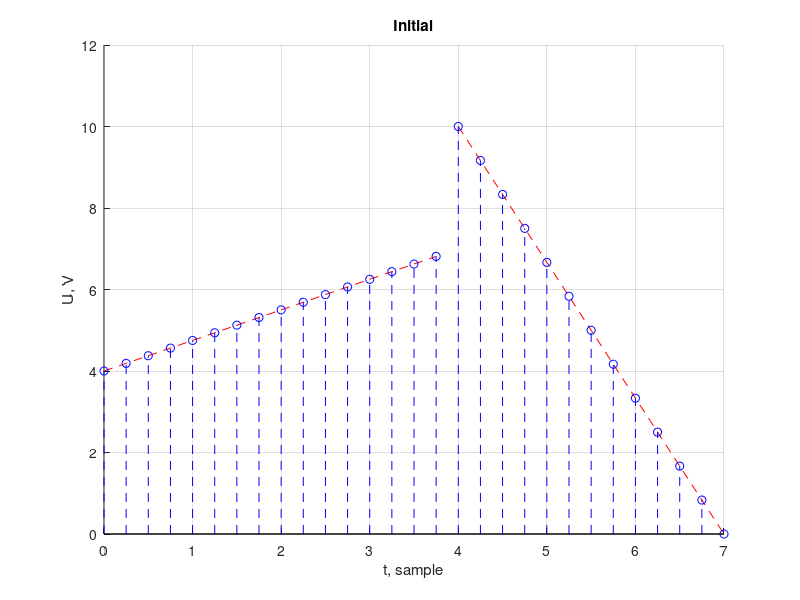
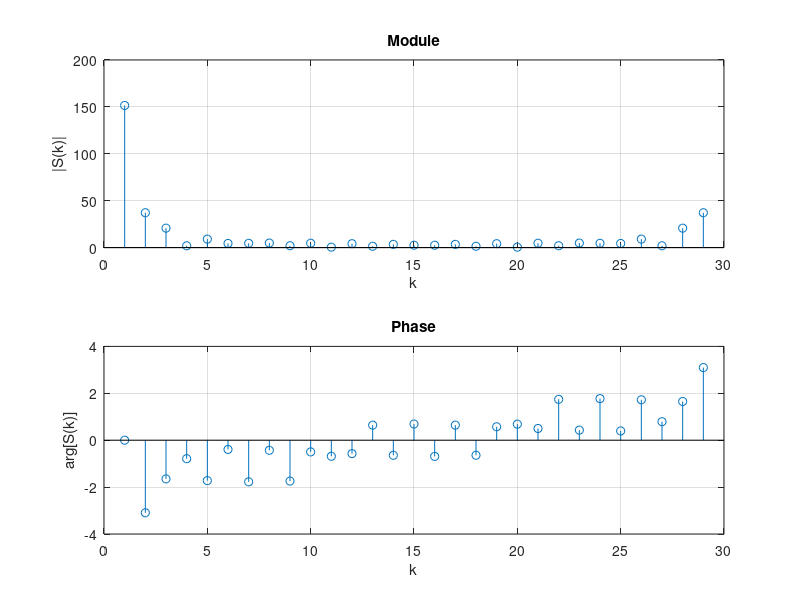

Recreate these plots in MATLAB, in order. (Note: this script raises an error after producing the figures.)
% --- DATA (v. 9) ---

U1 = 4; U2 = 7; U3 = 10; U4 = 0;
T1 = 4; T2 = 7;
Fa = 4;
Ta = 1 / Fa;

k1 = (U2 - U1) / (T1 - 0);
b1 = U1 - k1 * 0;
k2 = (U4 - U3) / (T2 - T1);
b2 = U3 - k2 * T1;

ti1 = 0 : Ta : T1 - Ta;
ti2 = T1 : Ta : T2;
fi1 = k1 * ti1 + b1;
fi2 = k2 * ti2 + b2;

t1 = 0 : Ta : T1 - Ta;
t2 = T1 : Ta : T2;
t = [t1 t2];
f1 = k1 * t1 + b1;
f2 = k2 * t2 + b2;
U = [f1 f2];

figure;
hold on;
grid on;
plot(t1, fi1, 'r--');
plot(ti2, fi2, 'r--');
stem(t, U, 'b--');
title('Initial');
xlabel('t, sample');
ylabel('U, V');

% --- 2. FFT (Fast Fourier Transform) ---

S = fft(U);

figure
subplot(2, 1, 1);
stem(abs(S));
title('Module');
xlabel('k');
ylabel('|S(k)|');
grid on;
subplot(2, 1, 2);
stem(angle(S));
title('Phase');
xlabel('k');
ylabel('arg[S(k)]');
grid on;

% --- 3. Spectre width ---

E0 = sum(U.^2);

function [Ur, Nmax] = signal_reconstruct(U, S, E0, threshold)
    Nmax = 0;
    while true
        Sf = S; % Spectere filtered
        Sf(Nmax+2 : end-Nmax) = 0;
        Ur = ifft(Sf, 'symmetric'); % Signal recovered
        Er = sum(Ur.^2);
        if Er / E0 >= threshold
           break
        end
        Nmax = Nmax + 1;
    end
end

[Ur90, Nmax90] = signal_reconstruct(U, S, E0, 0.9);
[Ur99, Nmax99] = signal_reconstruct(U, S, E0, 0.99);

figure;
grid on;
subplot(2, 1, 1);
stem(U, 'b');
legend('Initial');
subplot(2, 1, 2);
hold on;
stem(Ur90, 'r', 'Marker', 'x');
stem(Ur99, 'r', 'LineStyle', 'none', 'Marker', 'o');
hold off;
legend('Er / E0 >= 90%', 'Er / E0 >= 99%');
legend show;
xlabel('t, sample');
ylabel('U, V');

% --- 4. Padding with zeroes ---

Up = [U, zeros(1, length(U))];
Sp = fft(Up);

figure
subplot(2, 1, 1);
stem(abs(Sp));
title('Module (zero padded)');
xlabel('k');
ylabel('|Sp(k)|');
grid on;

subplot(2, 1, 2);
stem(angle(Sp));
title('Phase (zero padded)');
xlabel('k');
ylabel('arg[Sp(k)]');
grid on;

% --- 5-6. Direct DFT vs FFT

Nv = [64, 128, 256, 512, 1024, 2048, 4096, 8192];

K = 10;
t_dft = zeros(size(Nv));
for idx = 1:length(Nv)
    N = Nv(idx);
    x_padded = [U, zeros(1, N - length(U))];
    D = dftmtx(N);
    tic
    for k = 1:K
        y = x_padded * D;
    end
    t_dft(idx) = toc;
    fprintf('N = %d, toc = %.3f с\n', N, t_dft(idx));
end
T_dft_us = (t_dft / K) * 1e6;

K = 1000;
t_fft = zeros(size(Nv));
for idx = 1:length(Nv)
    N = Nv(idx);
    tic
    for k = 1:K
        y = fft(U, N);
    end
    t_fft(idx) = toc;
    fprintf('N = %d, время = %.3f с\n', N, t_fft(idx));
end

T_fft_us = (t_fft / K) * 1e6;

figure;
loglog(Nv, T_dft_us, 'b-o');
hold on;
loglog(Nv, T_fft_us, 'r-s');
grid on;
legend("DFT, us", "FFT, us");
